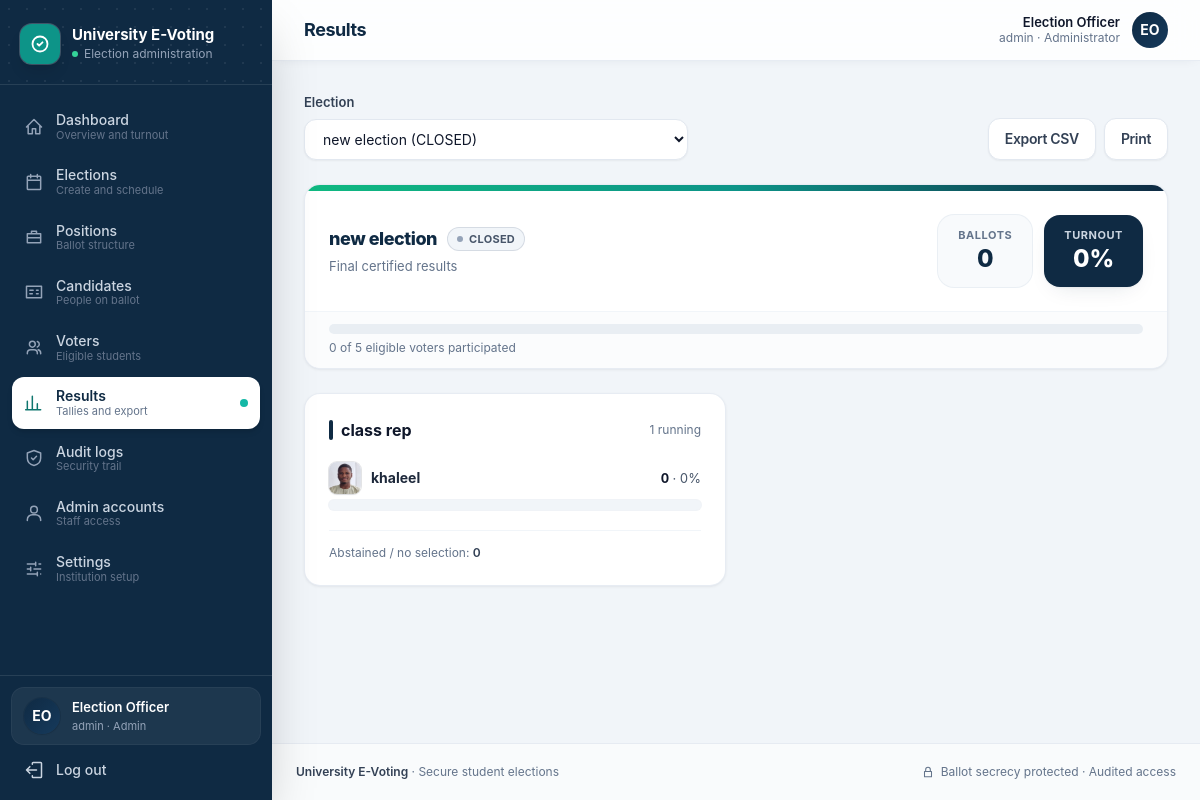
The app's page /admin/results.php?election=2 (signed in) with its own data.
### tables this page shows
CREATE TABLE settings (
        name TEXT PRIMARY KEY,
        val TEXT NOT NULL
    );

CREATE TABLE users (
        id INTEGER PRIMARY KEY AUTOINCREMENT,
        student_id TEXT NOT NULL UNIQUE,
        name TEXT NOT NULL,
        email TEXT,
        department TEXT,
        password TEXT NOT NULL,
        role TEXT NOT NULL DEFAULT 'student' CHECK (role IN ('admin','student')),
        status TEXT NOT NULL DEFAULT 'active' CHECK (status IN ('active','inactive')),
        created_at TEXT NOT NULL
    );

CREATE TABLE elections (
        id INTEGER PRIMARY KEY AUTOINCREMENT,
        title TEXT NOT NULL,
        description TEXT,
        start_time TEXT NOT NULL,
        end_time TEXT NOT NULL,
        status TEXT NOT NULL DEFAULT 'DRAFT' CHECK (status IN ('DRAFT','UPCOMING','OPEN','CLOSED')),
        created_at TEXT NOT NULL
    );

CREATE TABLE positions (
        id INTEGER PRIMARY KEY AUTOINCREMENT,
        election_id INTEGER NOT NULL REFERENCES elections(id) ON DELETE CASCADE,
        name TEXT NOT NULL,
        description TEXT
    );

CREATE TABLE candidates (
        id INTEGER PRIMARY KEY AUTOINCREMENT,
        position_id INTEGER NOT NULL REFERENCES positions(id) ON DELETE CASCADE,
        name TEXT NOT NULL,
        student_id TEXT,
        department TEXT,
        faculty TEXT,
        photo TEXT,
        bio TEXT,
        status TEXT NOT NULL DEFAULT 'active' CHECK (status IN ('active','withdrawn'))
    );

### admin/results.php (the view, shortened to what the rows shown need)
<?php
require __DIR__ . '/../includes/layout.php';
$u = require_login('admin');
$elections = db_all('SELECT * FROM elections ORDER BY id DESC');
$id = (int) ($_GET['election'] ?? ($elections[0]['id'] ?? 0));
$el = $id ? db_one('SELECT * FROM elections WHERE id = ?', [$id]) : null;
layout_start('Results', 'results');
if (!$elections): ?>
  <div class="card p-8 text-center text-sm text-slate-600">No elections yet.</div>
<?php else: ?>
  <?php if ($el) render_results($el);
endif;
layout_end();

### includes/layout.php (shortened to what the rows shown need)
<?php
require_once __DIR__ . '/bootstrap.php';
require_once __DIR__ . '/voting.php';
require_once __DIR__ . '/results.php';
function icon(string $n, string $c = 'h-5 w-5'): string
{
    static $p = [
        'home' => 'M3 12l9-9 9 9M5 10v10h5v-6h4v6h5V10',
        'calendar' => 'M8 3v4m8-4v4M4 10h16M5 5h14a1 1 0 011 1v14a1 1 0 01-1 1H5a1 1 0 01-1-1V6a1 1 0 011-1z',
        'briefcase' => 'M4 8h16v11H4zM9 8V5h6v3M4 13h16',
        'id' => 'M3 5h18v14H3zM7 10h4M7 14h3M15 10h2M15 14h2',
        'users' => 'M16 19v-1a4 4 0 00-4-4H8a4 4 0 00-4 4v1M10 11a3.5 3.5 0 100-7 3.5 3.5 0 000 7zM20 19v-1a4 4 0 00-3-3.9M16 4.2a3.5 3.5 0 010 6.6',
        'user' => 'M12 12a4 4 0 100-8 4 4 0 000 8zM4 21v-1a6 6 0 016-6h4a6 6 0 016 6v1',
        'chart' => 'M4 20V10m6 10V4m6 16v-7m4 7H2',
        'shield' => 'M12 3l8 3v6c0 5-3.5 8-8 9-4.5-1-8-4-8-9V6l8-3zM9 12l2 2 4-4',
        'cog' => 'M4 6h10M18 6h2M4 12h4M12 12h8M4 18h12M20 18h0M14 4v4M8 10v4M16 16v4',
        'logout' => 'M15 12H3m0 0l4-4m-4 4l4 4M10 5V4a1 1 0 011-1h9a1 1 0 011 1v16a1 1 0 01-1 1h-9a1 1 0 01-1-1v-1',
        'check' => 'M9 12l2 2 4-4M21 12a9 9 0 11-18 0 9 9 0 0118 0z',
        'lock' => 'M6 11h12v9H6zM8 11V8a4 4 0 118 0v3',
        'menu' => 'M4 6h16M4 12h16M4 18h16',
        'vote' => 'M9 12l2 2 4-4m-8 8h10a2 2 0 002-2V6a2 2 0 00-2-2H7a2 2 0 00-2 2v12a2 2 0 002 2z',
        'spark' => 'M12 3l1.9 4.6L18.5 9.5l-4.6 1.9L12 16l-1.9-4.6L5.5 9.5l4.6-1.9L12 3zM19 15l.9 2.1L22 18l-2.1.9L19 21l-.9-2.1L16 18l2.1-.9L19 15z',
        'clock' => 'M12 21a9 9 0 100-18 9 9 0 000 18zM12 7v5l3 2',
        'alert' => 'M12 9v4m0 4h.01M10.3 3.9L1.8 18a2 2 0 001.7 3h17a2 2 0 001.7-3L13.7 3.9a2 2 0 00-3.4 0z',
        'info' => 'M12 22a10 10 0 100-20 10 10 0 000 20zM12 16v-4m0-4h.01',
    ];
    return '<svg class="' . $c . '" fill="none" viewBox="0 0 24 24" stroke="currentColor" stroke-width="1.8" stroke-linecap="round" stroke-linejoin="round" aria-hidden="true"><path d="' . ($p[$n] ?? '') . '"/></svg>';
}
function nav_items(string $role): array
{
    if ($role === 'admin') {
        return [
            ['admin/dashboard.php', 'Dashboard', 'home', 'dashboard', 'Overview and turnout'],
            ['admin/elections.php', 'Elections', 'calendar', 'elections', 'Create and schedule'],
            ['admin/positions.php', 'Positions', 'briefcase', 'positions', 'Ballot structure'],
            ['admin/candidates.php', 'Candidates', 'id', 'candidates', 'People on ballot'],
            ['admin/voters.php', 'Voters', 'users', 'voters', 'Eligible students'],
            ['admin/results.php', 'Results', 'chart', 'results', 'Tallies and export'],
            ['admin/audit-logs.php', 'Audit logs', 'shield', 'audit', 'Security trail'],
            ['admin/users.php', 'Admin accounts', 'user', 'users', 'Staff access'],
            ['admin/settings.php', 'Settings', 'cog', 'settings', 'Institution setup'],
        ];
    }
    return [
        ['student/dashboard.php', 'Dashboard', 'home', 'dashboard', 'Your voting home'],
        ['student/election.php', 'Elections', 'vote', 'elections', 'Browse and vote'],
        ['student/results.php', 'Results', 'chart', 'results', 'Published tallies'],
        ['student/profile.php', 'Profile', 'user', 'profile', 'Account and password'],
    ];
}
function avatar(string $name, ?string $photo, string $size = 'h-12 w-12'): string
{
    if ($photo) {
        return '<img src="' . e(url('uploads/' . $photo)) . '" alt="" loading="lazy" class="' . $size . ' shrink-0 rounded-2xl object-cover ring-1 ring-slate-900/10 shadow-sm">';
    }
    $ini = '';
    foreach (array_slice(preg_split('/\s+/', trim($name)), 0, 2) as $w) {
        $ini .= strtoupper(substr($w, 0, 1));
    }
    return '<span class="' . $size . ' inline-flex shrink-0 items-center justify-center rounded-2xl bg-gradient-to-br from-navy to-navy-light text-sm font-bold text-white shadow-sm ring-1 ring-navy-dark/20">' . e($ini ?: '•') . '</span>';
}
function layout_start(string $title, string $active = '', string $subtitle = ''): void
{
    $u = current_user();
    $inst = setting('institution_name', 'University E-Voting');
    $items = $u ? nav_items($u['role']) : [];
    ?><!DOCTYPE html>
<html lang="en" class="h-full">
<head>
<link rel="stylesheet" href="<?= e(url('assets/css/app.css')) ?>">
</head>
<body class="h-full font-sans text-slate-800 antialiased">
<div class="min-h-full lg:flex">
  <aside id="sidebar" class="fixed inset-y-0 left-0 z-40 flex w-[17rem] -translate-x-full flex-col bg-navy text-slate-300 shadow-2xl transition-transform duration-200 print:hidden lg:sticky lg:top-0 lg:h-screen lg:translate-x-0 lg:shrink-0">
    <div class="relative overflow-hidden border-b border-white/10 px-5 pb-5 pt-6">
      <div class="relative flex items-center gap-3">
        <div class="min-w-0">
          <p class="truncate text-[15px] font-bold leading-tight text-white"><?= e($inst) ?></p>
          <p class="mt-0.5 flex items-center gap-1.5 text-xs text-slate-400"><span class="inline-block h-1.5 w-1.5 rounded-full bg-emerald-400"></span><?= $u && $u['role'] === 'admin' ? 'Election administration' : 'Student voting portal' ?></p>
        </div>
      </div>
    </div>
      <?php foreach ($items as [$href, $label, $ic, $key, $desc]): $on = $active === $key; ?>
          <span class="<?= $on ? 'text-teal-700' : 'text-slate-400 group-hover:text-slate-200' ?>"><?= icon($ic) ?></span>
      <?php endforeach; ?>
    <?php if ($u): ?>
    <div class="border-t border-white/10 p-3">
      <div class="mb-2 flex items-center gap-3 rounded-xl bg-white/[.06] px-3 py-2.5 ring-1 ring-white/10">
        <?= avatar($u['name'], null, 'h-9 w-9 !rounded-full') ?>
        <div class="min-w-0 flex-1">
          <p class="truncate text-[13px] font-semibold text-white"><?= e($u['name']) ?></p>
          <p class="truncate text-[11px] text-slate-400"><?= e($u['student_id']) ?> · <?= $u['role'] === 'admin' ? 'Admin' : 'Student' ?></p>
        </div>
      </div>
      <form method="post" action="<?= e(url('logout.php')) ?>">
        <button type="submit" class="flex w-full items-center gap-3 rounded-xl px-3 py-2 text-sm font-medium text-slate-300 transition hover:bg-white/[.07] hover:text-white"><?= icon('logout') ?>Log out</button>
      </form>
    </div>
    <?php endif; ?>
  </aside>
  <div class="flex min-w-0 flex-1 flex-col">
    <header class="sticky top-0 z-20 border-b border-slate-200/80 bg-white/85 px-4 py-3 shadow-[0_1px_12px_-6px_rgb(15_42_67/.15)] backdrop-blur-md print:hidden sm:px-6 lg:px-8">
      <div class="mx-auto flex w-full max-w-6xl items-center gap-3">
        <div class="min-w-0">
          <h1 class="truncate text-[17px] font-bold tracking-tight text-navy sm:text-lg"><?= e($title) ?></h1>
        </div>
        <?php if ($u): ?>
          <div class="ml-auto flex items-center gap-3">
            <div class="hidden text-right sm:block">
              <p class="text-[13px] font-semibold leading-tight text-slate-900"><?= e($u['name']) ?></p>
              <p class="text-xs text-slate-500"><?= e($u['student_id']) ?> · <?= $u['role'] === 'admin' ? 'Administrator' : 'Student' ?></p>
            </div>
            <?= avatar($u['name'], null, 'h-9 w-9 !rounded-full ring-2 ring-white shadow') ?>
          </div>
        <?php endif; ?>
      </div>
    </header>
    <main class="mx-auto w-full max-w-6xl flex-1 p-4 sm:p-6 lg:p-8">
<?php
}
function layout_end(): void
{
    ?>
    </main>
    <footer class="border-t border-slate-200/80 bg-white/60 px-6 py-5 print:hidden">
      <div class="mx-auto flex w-full max-w-6xl flex-col items-center justify-between gap-2 text-xs text-slate-500 sm:flex-row">
        <p><span class="font-semibold text-slate-700"><?= e(setting('institution_name', 'University E-Voting')) ?></span> · Secure student elections</p>
      </div>
    </footer>
  </div>
</div>
</body>
</html>
<?php
}

### includes/results.php (shortened to what the rows shown need)
<?php
function election_results(int $eid): array
{
    $ballots = (int) db_val('SELECT COUNT(*) FROM ballots WHERE election_id = ?', [$eid]);
    $out = [];
    foreach (db_all('SELECT * FROM positions WHERE election_id = ? ORDER BY id', [$eid]) as $p) {
        $cands = db_all(
            "SELECT c.id, c.name, c.department, c.photo,
                    (SELECT COUNT(*) FROM votes v WHERE v.candidate_id = c.id) AS votes
             FROM candidates c WHERE c.position_id = ? AND c.status = 'active'
             ORDER BY votes DESC, c.name",
            [$p['id']]
        );
        $sum = array_sum(array_map('intval', array_column($cands, 'votes')));
        $max = $cands ? (int) $cands[0]['votes'] : 0;
        $leaders = $max > 0 ? count(array_filter($cands, fn($c) => (int) $c['votes'] === $max)) : 0;
        $out[] = ['position' => $p, 'candidates' => $cands, 'max' => $max, 'leaders' => $leaders, 'abstain' => max(0, $ballots - $sum)];
    }
    return ['ballots' => $ballots, 'positions' => $out];
}
function render_results(array $el): void
{
    $r = election_results((int) $el['id']);
    $final = $el['status'] === 'CLOSED';
    $eligible = (int) db_val("SELECT COUNT(*) FROM users WHERE role='student' AND status='active'");
    $turnout = $eligible ? round($r['ballots'] / $eligible * 100, 1) : 0;
    ?>
<div class="card animate-fade-up mb-6 overflow-hidden">
  <div class="h-1.5 bg-gradient-to-r <?= $final ? 'from-emerald-500 via-teal-600 to-navy' : 'from-amber-400 via-amber-500 to-orange-500' ?>"></div>
  <div class="flex flex-wrap items-center justify-between gap-4 p-5 sm:p-6">
    <div class="min-w-0">
      <div class="flex items-center gap-2.5">
        <h2 class="truncate text-lg font-extrabold tracking-tight text-navy"><?= e($el['title']) ?></h2>
        <?= status_badge($el['status']) ?>
      </div>
      <p class="mt-1 flex items-center gap-1.5 text-[13px] text-slate-500"><?= $final ? 'Final certified results' : 'Provisional tally — voting is still open' ?></p>
    </div>
    <div class="flex items-center gap-3">
      <div class="rounded-2xl bg-slate-50 px-5 py-3 text-center ring-1 ring-slate-200/70"><p class="text-[11px] font-bold uppercase tracking-wider text-slate-500">Ballots</p><p class="text-2xl font-extrabold text-navy"><?= number_format((int) $r['ballots']) ?></p></div>
      <div class="rounded-2xl bg-navy px-5 py-3 text-center text-white shadow-soft"><p class="text-[11px] font-bold uppercase tracking-wider text-slate-300">Turnout</p><p class="text-2xl font-extrabold"><?= e($turnout) ?>%</p></div>
    </div>
  </div>
  <div class="border-t border-slate-100 bg-slate-50/60 px-5 py-3 sm:px-6">
    <div class="h-2.5 overflow-hidden rounded-full bg-slate-200/70"><div class="h-full animate-[grow-bar_.8s_ease-out_both] rounded-full bg-gradient-to-r from-teal-600 to-blue-600" style="width: <?= e(min(100, $turnout)) ?>%"></div></div>
    <p class="mt-1.5 text-xs text-slate-500"><?= number_format((int) $r['ballots']) ?> of <?= number_format($eligible) ?> eligible voters participated</p>
  </div>
</div>
<div class="grid items-start gap-5 lg:grid-cols-2">
<?php foreach ($r['positions'] as $blk): ?>
  <section class="card animate-fade-up p-5 sm:p-6">
    <div class="mb-5 flex items-center justify-between gap-3">
      <h3 class="flex items-center gap-2 font-bold text-slate-900"><span class="h-5 w-1 rounded-full bg-navy"></span><?= e($blk['position']['name']) ?></h3>
      <span class="text-xs text-slate-500"><?= count($blk['candidates']) ?> running</span>
    </div>
    <div class="space-y-5">
    <?php foreach ($blk['candidates'] as $c):
        $v = (int) $c['votes'];
        $pct = $r['ballots'] ? $v / $r['ballots'] * 100 : 0;
        ?>
      <div>
        <div class="mb-1.5 flex items-center justify-between gap-2 text-sm">
          <span class="flex min-w-0 items-center gap-2.5">
            <?= avatar($c['name'], $c['photo'] ?? null, 'h-8 w-8 !rounded-lg text-[11px]') ?>
            <span class="truncate font-bold text-slate-800"><?= e($c['name']) ?></span>
          </span>
          <span class="shrink-0 text-[13px] tabular-nums text-slate-600"><span class="font-bold text-slate-900"><?= $v ?></span> · <?= e(round($pct, 1)) ?>%</span>
        </div>
        <div class="h-2.5 overflow-hidden rounded-full bg-slate-100 ring-1 ring-slate-200/50">
        </div>
      </div>
    <?php endforeach; ?>
    </div>
    <p class="mt-5 border-t border-slate-100 pt-3.5 text-xs text-slate-500">Abstained / no selection: <span class="font-semibold text-slate-700"><?= (int) $blk['abstain'] ?></span></p>
  </section>
<?php endforeach; ?>
</div>
<?php
}

### includes/bootstrap.php (shortened to what the rows shown need)
<?php
require_once __DIR__ . '/db.php';
function e($v): string { return htmlspecialchars((string) $v, ENT_QUOTES | ENT_SUBSTITUTE, 'UTF-8'); }
function url(string $path = ''): string { return BASE_URL . '/' . ltrim($path, '/'); }
function setting(string $name, string $default = ''): string
{
    $v = db_val('SELECT val FROM settings WHERE name = ?', [$name]);
    return $v === false ? $default : (string) $v;
}
function current_user(): ?array
{
    static $loaded = false, $user = null;
    if (!$loaded) {
        $loaded = true;
        $user = db_one('SELECT id,student_id,name,email,department,role,status FROM users WHERE id = ?', [$_SESSION['uid']]);
    }
    return $user;
}
function require_login(?string $role = null): array
{
    $u = current_user();
    return $u;
}
    ?><!DOCTYPE html>
</div></body></html><?php
function status_badge(string $s): string
{
    $map = [
        'OPEN' => 'bg-emerald-50 text-emerald-700 ring-emerald-600/20', 'CLOSED' => 'bg-slate-100 text-slate-600 ring-slate-500/20',
        'UPCOMING' => 'bg-amber-50 text-amber-800 ring-amber-600/25', 'DRAFT' => 'bg-slate-100 text-slate-500 ring-slate-500/15',
        'active' => 'bg-emerald-50 text-emerald-700 ring-emerald-600/20', 'inactive' => 'bg-red-50 text-red-700 ring-red-600/20',
        'withdrawn' => 'bg-amber-50 text-amber-800 ring-amber-600/25',
    ];
    $dot = [
        'OPEN' => 'bg-emerald-500', 'active' => 'bg-emerald-500',
        'UPCOMING' => 'bg-amber-500', 'withdrawn' => 'bg-amber-500',
        'CLOSED' => 'bg-slate-400', 'DRAFT' => 'bg-slate-400', 'inactive' => 'bg-red-500',
    ][$s] ?? 'bg-slate-400';
    return '<span class="badge ' . ($map[$s] ?? 'bg-slate-100 text-slate-600 ring-slate-500/15') . '"><span class="h-1.5 w-1.5 rounded-full ' . $dot . '"></span>' . e(strtoupper($s)) . '</span>';
}

### records on screen
settings: val "University E-Voting"
users: name "Election Officer", student "admin"
elections: title "new election", status "CLOSED"
positions: name "class rep"
candidates: photo (picture), name "khaleel", pct "0"

### other values on screen
$label "Dashboard"
$desc "Overview and turnout"
$label "Elections"
$desc "Create and schedule"
$label "Positions"
$desc "Ballot structure"
$label "Candidates"
$desc "People on ballot"
$label "Voters"
$desc "Eligible students"
$label "Results"
$desc "Tallies and export"
$label "Audit logs"
$desc "Security trail"
$label "Admin accounts"
